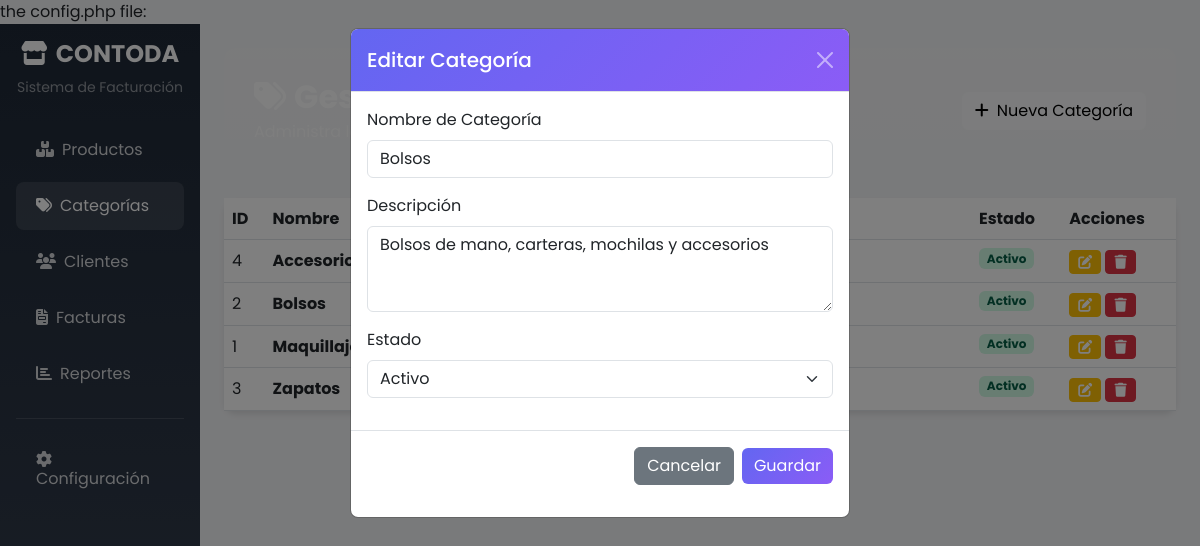
Screenshot of /categorias.php?editar=2 with the database file from the repository.
### tables this page shows
CREATE TABLE IF NOT EXISTS categorias (
    id_categoria INT AUTO_INCREMENT PRIMARY KEY,
    nombre_categoria VARCHAR(100) NOT NULL UNIQUE,
    descripcion TEXT,
    estado ENUM('Activo', 'Inactivo') DEFAULT 'Activo',
    fecha_creacion TIMESTAMP DEFAULT CURRENT_TIMESTAMP,
    fecha_actualizacion TIMESTAMP DEFAULT CURRENT_TIMESTAMP ON UPDATE CURRENT_TIMESTAMP
);

### funciones.php (called while the page is built, shortened)
<?php
function getCategorias($includeInactive = false) {
    try {
        $pdo = getConnection();
        $sql = "SELECT * FROM categorias";
        $sql .= " ORDER BY nombre_categoria";
        $stmt = $pdo->query($sql);
        return $stmt->fetchAll();
    } catch (Exception $e) {
        error_log("Error en getCategorias: " . $e->getMessage());
        return [];
    }
}
function getCategoriaById($id) {
    try {
        $pdo = getConnection();
        $stmt = $pdo->prepare("SELECT * FROM categorias WHERE id_categoria = ?");
        $stmt->execute([$id]);
        return $stmt->fetch();
    } catch (Exception $e) {
        error_log("Error en getCategoriaById: " . $e->getMessage());
        return null;
    }
}

### categorias.php (the view, shortened to what this page needs)
<?php
require_once 'funciones.php';
$categorias = getCategorias(true);
$categoriaEditar = null;
if (isset($_GET['editar'])) {
    $categoriaEditar = getCategoriaById(intval($_GET['editar']));
}
?>
<!DOCTYPE html>
<html lang="es">
<head>
    <link href="https://cdn.jsdelivr.net/npm/bootstrap@5.3.0/dist/css/bootstrap.min.css" rel="stylesheet">
    <link rel="stylesheet" href="https://cdnjs.cloudflare.com/ajax/libs/font-awesome/6.4.0/css/all.min.css">
</head>
<body>
    <div class="container-fluid">
        <div class="row">
            <div class="col-md-3 col-lg-2 sidebar p-3">
                <div class="text-center mb-4">
                    <h4 class="text-white fw-bold"><i class="fas fa-store me-2"></i>CONTODA</h4>
                    <p class="text-white-50 small">Sistema de Facturación</p>
                </div>
                <nav class="nav flex-column">
                    <a href="index.php" class="nav-link"><i class="fas fa-boxes me-2"></i>Productos</a>
                    <a href="categorias.php" class="nav-link active"><i class="fas fa-tags me-2"></i>Categorías</a>
                    <a href="clientes.php" class="nav-link"><i class="fas fa-users me-2"></i>Clientes</a>
                    <a href="facturas.php" class="nav-link"><i class="fas fa-file-invoice me-2"></i>Facturas</a>
                    <a href="reportes.php" class="nav-link"><i class="fas fa-chart-bar me-2"></i>Reportes</a>
                    <hr class="text-white-50">
                    <a href="configuracion.php" class="nav-link"><i class="fas fa-cog me-2"></i>Configuración</a>
                </nav>
            </div>
            <div class="col-md-9 col-lg-10 p-4">
                <div class="page-header bg-gradient mb-4" style="background: linear-gradient(135deg, var(--primary-color), var(--secondary-color)); padding: 30px; border-radius: 12px; color: white;">
                    <div class="d-flex justify-content-between align-items-center">
                        <div>
                            <h2 class="fw-bold mb-1"><i class="fas fa-tags me-2"></i>Gestión de Categorías</h2>
                            <p class="mb-0 opacity-75">Administra las categorías de productos</p>
                        </div>
                        <button class="btn btn-light" data-bs-toggle="modal" data-bs-target="#categoriaModal">
                            <i class="fas fa-plus me-2"></i>Nueva Categoría
                        </button>
                    </div>
                </div>
                <div class="card">
                    <div class="card-body p-0">
                        <div class="table-responsive">
                            <table class="table table-hover mb-0">
                                <thead style="background: linear-gradient(135deg, var(--primary-color), var(--secondary-color)); color: white;">
                                    <tr>
                                        <th>ID</th>
                                        <th>Nombre</th>
                                        <th>Descripción</th>
                                        <th>Estado</th>
                                        <th>Acciones</th>
                                    </tr>
                                </thead>
                                <tbody>
                                    <?php foreach ($categorias as $cat): ?>
                                        <tr>
                                            <td><?php echo $cat['id_categoria']; ?></td>
                                            <td><strong><?php echo htmlspecialchars($cat['nombre_categoria']); ?></strong></td>
                                            <td><?php echo htmlspecialchars($cat['descripcion'] ?? 'Sin descripción'); ?></td>
                                            <td>
                                                <span class="badge badge-<?php echo strtolower($cat['estado']); ?>">
                                                    <?php echo $cat['estado']; ?>
                                                </span>
                                            </td>
                                            <td>
                                                <a href="?editar=<?php echo $cat['id_categoria']; ?>" class="btn btn-warning btn-sm" title="Editar">
                                                    <i class="fas fa-edit text-white"></i>
                                                </a>
                                                <a href="?eliminar=<?php echo $cat['id_categoria']; ?>" class="btn btn-danger btn-sm" title="Eliminar" onclick="return confirm('¿Está seguro de eliminar esta categoría?');">
                                                    <i class="fas fa-trash"></i>
                                                </a>
                                            </td>
                                        </tr>
                                    <?php endforeach; ?>
                                </tbody>
                            </table>
                        </div>
                    </div>
                </div>
            </div>
        </div>
    </div>
    <div class="modal fade" id="categoriaModal" tabindex="-1">
        <div class="modal-dialog">
            <div class="modal-content">
                <div class="modal-header" style="background: linear-gradient(135deg, var(--primary-color), var(--secondary-color)); color: white;">
                    <h5 class="modal-title"><?php echo $categoriaEditar ? 'Editar Categoría' : 'Nueva Categoría'; ?></h5>
                    <button type="button" class="btn-close btn-close-white" data-bs-dismiss="modal"></button>
                </div>
                <form method="POST">
                    <div class="modal-body">
                        <div class="mb-3">
                            <label class="form-label">Nombre de Categoría</label>
                            <input type="text" name="nombre_categoria" class="form-control" required
                                   value="<?php echo $categoriaEditar ? htmlspecialchars($categoriaEditar['nombre_categoria']) : ''; ?>">
                        </div>
                        <div class="mb-3">
                            <label class="form-label">Descripción</label>
                            <textarea name="descripcion" class="form-control" rows="3"><?php echo $categoriaEditar ? htmlspecialchars($categoriaEditar['descripcion']) : ''; ?></textarea>
                        </div>
                        <div class="mb-3">
                            <label class="form-label">Estado</label>
                            <select name="estado" class="form-select">
                                <option value="Activo" <?php echo ($categoriaEditar && $categoriaEditar['estado'] == 'Activo') ? 'selected' : ''; ?>>Activo</option>
                            </select>
                        </div>
                    </div>
                    <div class="modal-footer">
                        <button type="button" class="btn btn-secondary" data-bs-dismiss="modal">Cancelar</button>
                        <button type="submit" class="btn btn-primary">Guardar</button>
                    </div>
                </form>
            </div>
        </div>
    </div>
</body>
</html>

### categorias.php (style rules this page uses)
:root { --primary-color: #6366f1; --secondary-color: #8b5cf6; --success-color: #10b981; --danger-color: #ef4444; --warning-color: #f59e0b; }
body { font-family: 'Poppins', sans-serif; background-color: #f3f4f6; }
.sidebar { min-height: 100vh; background: linear-gradient(180deg, #1f2937 0%, #374151 100%); }
.sidebar .nav-link { color: rgba(255,255,255,0.8); padding: 12px 20px; border-radius: 8px; margin: 4px 0; transition: all 0.3s; }
.sidebar .nav-link:hover, .sidebar .nav-link.active { background: rgba(255,255,255,0.1); color: white; }
.card { border: none; border-radius: 12px; box-shadow: 0 4px 6px -1px rgba(0,0,0,0.1); }
.btn-primary { background: linear-gradient(135deg, var(--primary-color), var(--secondary-color)); border: none; }
.badge-activo { background-color: #d1fae5; color: #065f46; }

### rows the page displays
categorias: id_categoria "4", nombre_categoria "Accesorios", estado "Activo"
categorias: id_categoria "2", nombre_categoria "Bolsos", estado "Activo", descripcion "Bolsos de mano, carteras, mochilas y accesorios"
categorias: id_categoria "1", nombre_categoria "Maquillaje", estado "Activo"
categorias: id_categoria "3", nombre_categoria "Zapatos", estado "Activo"
